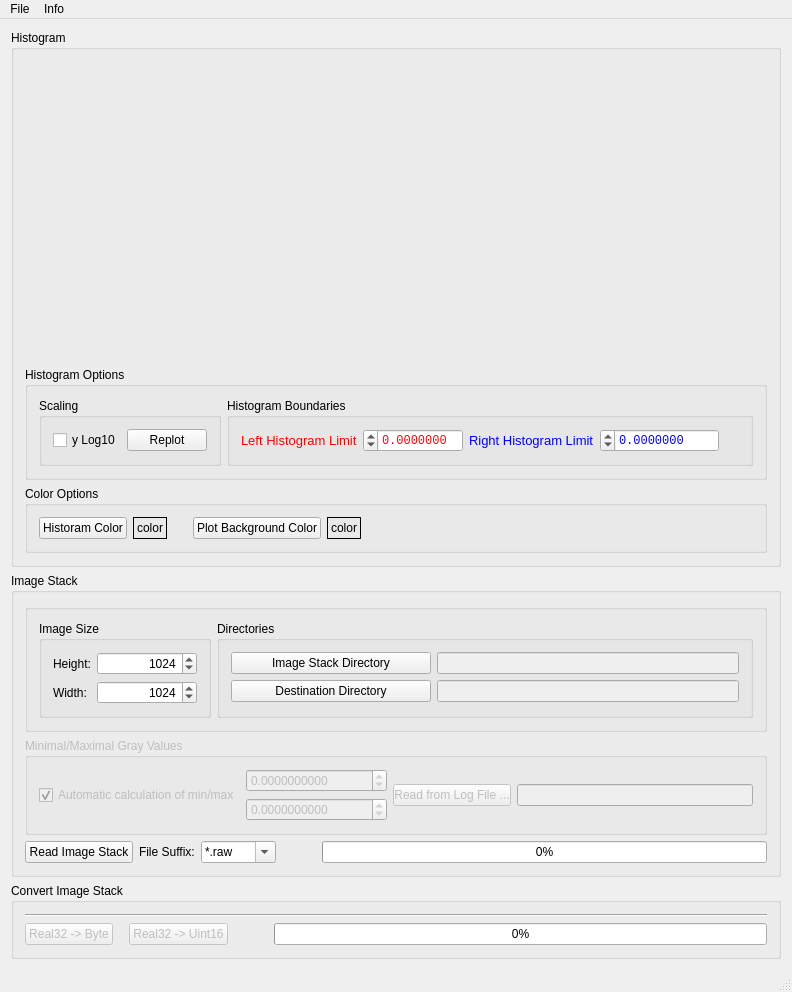
<?xml version="1.0" encoding="UTF-8"?>
<ui version="4.0">
 <class>HistogramRemapClass</class>
 <widget class="QMainWindow" name="HistogramRemapClass">
  <property name="geometry">
   <rect>
    <x>0</x>
    <y>0</y>
    <width>792</width>
    <height>908</height>
   </rect>
  </property>
  <property name="maximumSize">
   <size>
    <width>16777215</width>
    <height>16777215</height>
   </size>
  </property>
  <property name="windowTitle">
   <string>HistogramRemap</string>
  </property>
  <property name="windowIcon">
   <iconset>
    <normaloff>HistogramRemap.ico</normaloff>HistogramRemap.ico</iconset>
  </property>
  <widget class="QWidget" name="centralWidget">
   <property name="sizePolicy">
    <sizepolicy hsizetype="Preferred" vsizetype="Preferred">
     <horstretch>0</horstretch>
     <verstretch>0</verstretch>
    </sizepolicy>
   </property>
   <property name="maximumSize">
    <size>
     <width>16777215</width>
     <height>16777215</height>
    </size>
   </property>
   <layout class="QVBoxLayout" name="verticalLayout_3">
    <item>
     <widget class="QGroupBox" name="groupBox_plotHistogram">
      <property name="title">
       <string>Histogram</string>
      </property>
      <layout class="QVBoxLayout" name="verticalLayout">
       <item>
        <widget class="QwtPlot" name="qwtPlot_histogram">
         <property name="minimumSize">
          <size>
           <width>600</width>
           <height>300</height>
          </size>
         </property>
        </widget>
       </item>
       <item>
        <widget class="QGroupBox" name="groupBox_histogramOptions">
         <property name="title">
          <string>Histogram Options</string>
         </property>
         <layout class="QHBoxLayout" name="horizontalLayout_17">
          <item>
           <widget class="QGroupBox" name="groupBox_scaling">
            <property name="sizePolicy">
             <sizepolicy hsizetype="Fixed" vsizetype="Preferred">
              <horstretch>0</horstretch>
              <verstretch>0</verstretch>
             </sizepolicy>
            </property>
            <property name="title">
             <string>Scaling</string>
            </property>
            <layout class="QHBoxLayout" name="horizontalLayout_18">
             <item>
              <layout class="QHBoxLayout" name="horizontalLayout_16">
               <item>
                <widget class="QCheckBox" name="checkBox_yLog10">
                 <property name="text">
                  <string>y Log10</string>
                 </property>
                </widget>
               </item>
               <item>
                <widget class="QPushButton" name="pushButton_rePlot">
                 <property name="text">
                  <string>Replot</string>
                 </property>
                </widget>
               </item>
              </layout>
             </item>
            </layout>
           </widget>
          </item>
          <item>
           <widget class="QGroupBox" name="groupBox_histogramBoundaries">
            <property name="title">
             <string>Histogram Boundaries</string>
            </property>
            <layout class="QHBoxLayout" name="horizontalLayout_3">
             <item>
              <layout class="QHBoxLayout" name="horizontalLayout_2">
               <item>
                <spacer name="horizontalSpacer">
                 <property name="orientation">
                  <enum>Qt::Horizontal</enum>
                 </property>
                 <property name="sizeHint" stdset="0">
                  <size>
                   <width>40</width>
                   <height>20</height>
                  </size>
                 </property>
                </spacer>
               </item>
               <item>
                <widget class="QLabel" name="label_leftBound">
                 <property name="font">
                  <font>
                   <pointsize>10</pointsize>
                  </font>
                 </property>
                 <property name="styleSheet">
                  <string notr="true">color: rgb(255, 0, 0);</string>
                 </property>
                 <property name="text">
                  <string>Left Histogram Limit</string>
                 </property>
                </widget>
               </item>
               <item>
                <widget class="QDoubleSpinBox" name="doubleSpinBox_leftBound">
                 <property name="minimumSize">
                  <size>
                   <width>80</width>
                   <height>0</height>
                  </size>
                 </property>
                 <property name="palette">
                  <palette>
                   <active>
                    <colorrole role="Text">
                     <brush brushstyle="SolidPattern">
                      <color alpha="255">
                       <red>255</red>
                       <green>0</green>
                       <blue>0</blue>
                      </color>
                     </brush>
                    </colorrole>
                    <colorrole role="PlaceholderText">
                     <brush brushstyle="NoBrush">
                      <color alpha="128">
                       <red>255</red>
                       <green>0</green>
                       <blue>0</blue>
                      </color>
                     </brush>
                    </colorrole>
                   </active>
                   <inactive>
                    <colorrole role="Text">
                     <brush brushstyle="SolidPattern">
                      <color alpha="255">
                       <red>255</red>
                       <green>0</green>
                       <blue>0</blue>
                      </color>
                     </brush>
                    </colorrole>
                    <colorrole role="PlaceholderText">
                     <brush brushstyle="NoBrush">
                      <color alpha="128">
                       <red>255</red>
                       <green>0</green>
                       <blue>0</blue>
                      </color>
                     </brush>
                    </colorrole>
                   </inactive>
                   <disabled>
                    <colorrole role="Text">
                     <brush brushstyle="SolidPattern">
                      <color alpha="255">
                       <red>106</red>
                       <green>104</green>
                       <blue>100</blue>
                      </color>
                     </brush>
                    </colorrole>
                    <colorrole role="PlaceholderText">
                     <brush brushstyle="NoBrush">
                      <color alpha="128">
                       <red>255</red>
                       <green>0</green>
                       <blue>0</blue>
                      </color>
                     </brush>
                    </colorrole>
                   </disabled>
                  </palette>
                 </property>
                 <property name="font">
                  <font>
                   <family>Consolas</family>
                  </font>
                 </property>
                 <property name="layoutDirection">
                  <enum>Qt::RightToLeft</enum>
                 </property>
                 <property name="decimals">
                  <number>7</number>
                 </property>
                 <property name="minimum">
                  <double>-1000000000.000000000000000</double>
                 </property>
                 <property name="maximum">
                  <double>1000000000.000000000000000</double>
                 </property>
                 <property name="singleStep">
                  <double>1.000000000000000</double>
                 </property>
                </widget>
               </item>
               <item>
                <spacer name="horizontalSpacer_2">
                 <property name="orientation">
                  <enum>Qt::Horizontal</enum>
                 </property>
                 <property name="sizeHint" stdset="0">
                  <size>
                   <width>10</width>
                   <height>20</height>
                  </size>
                 </property>
                </spacer>
               </item>
               <item>
                <layout class="QHBoxLayout" name="horizontalLayout">
                 <item>
                  <widget class="QLabel" name="label_rightBound">
                   <property name="font">
                    <font>
                     <pointsize>10</pointsize>
                     <weight>50</weight>
                     <bold>false</bold>
                    </font>
                   </property>
                   <property name="styleSheet">
                    <string notr="true">color: rgb(0, 0, 255);</string>
                   </property>
                   <property name="text">
                    <string>Right Histogram Limit</string>
                   </property>
                  </widget>
                 </item>
                 <item>
                  <widget class="QDoubleSpinBox" name="doubleSpinBox_rightBound">
                   <property name="minimumSize">
                    <size>
                     <width>80</width>
                     <height>0</height>
                    </size>
                   </property>
                   <property name="palette">
                    <palette>
                     <active>
                      <colorrole role="Text">
                       <brush brushstyle="SolidPattern">
                        <color alpha="255">
                         <red>0</red>
                         <green>0</green>
                         <blue>255</blue>
                        </color>
                       </brush>
                      </colorrole>
                      <colorrole role="PlaceholderText">
                       <brush brushstyle="NoBrush">
                        <color alpha="128">
                         <red>0</red>
                         <green>0</green>
                         <blue>255</blue>
                        </color>
                       </brush>
                      </colorrole>
                     </active>
                     <inactive>
                      <colorrole role="Text">
                       <brush brushstyle="SolidPattern">
                        <color alpha="255">
                         <red>0</red>
                         <green>0</green>
                         <blue>255</blue>
                        </color>
                       </brush>
                      </colorrole>
                      <colorrole role="PlaceholderText">
                       <brush brushstyle="NoBrush">
                        <color alpha="128">
                         <red>0</red>
                         <green>0</green>
                         <blue>255</blue>
                        </color>
                       </brush>
                      </colorrole>
                     </inactive>
                     <disabled>
                      <colorrole role="Text">
                       <brush brushstyle="SolidPattern">
                        <color alpha="255">
                         <red>106</red>
                         <green>104</green>
                         <blue>100</blue>
                        </color>
                       </brush>
                      </colorrole>
                      <colorrole role="PlaceholderText">
                       <brush brushstyle="NoBrush">
                        <color alpha="128">
                         <red>0</red>
                         <green>0</green>
                         <blue>255</blue>
                        </color>
                       </brush>
                      </colorrole>
                     </disabled>
                    </palette>
                   </property>
                   <property name="font">
                    <font>
                     <family>Consolas</family>
                     <weight>50</weight>
                     <bold>false</bold>
                    </font>
                   </property>
                   <property name="layoutDirection">
                    <enum>Qt::RightToLeft</enum>
                   </property>
                   <property name="decimals">
                    <number>7</number>
                   </property>
                   <property name="minimum">
                    <double>-1000000000.000000000000000</double>
                   </property>
                   <property name="maximum">
                    <double>1000000000.000000000000000</double>
                   </property>
                   <property name="singleStep">
                    <double>1.000000000000000</double>
                   </property>
                  </widget>
                 </item>
                 <item>
                  <spacer name="horizontalSpacer_6">
                   <property name="orientation">
                    <enum>Qt::Horizontal</enum>
                   </property>
                   <property name="sizeHint" stdset="0">
                    <size>
                     <width>40</width>
                     <height>20</height>
                    </size>
                   </property>
                  </spacer>
                 </item>
                </layout>
               </item>
              </layout>
             </item>
            </layout>
           </widget>
          </item>
          <item>
           <spacer name="horizontalSpacer_10">
            <property name="orientation">
             <enum>Qt::Horizontal</enum>
            </property>
            <property name="sizeHint" stdset="0">
             <size>
              <width>40</width>
              <height>20</height>
             </size>
            </property>
           </spacer>
          </item>
         </layout>
        </widget>
       </item>
       <item>
        <widget class="QGroupBox" name="groupBox_colorOptions">
         <property name="title">
          <string>Color Options</string>
         </property>
         <layout class="QHBoxLayout" name="horizontalLayout_19">
          <item>
           <widget class="QPushButton" name="pushButton_selectColor">
            <property name="text">
             <string>Historam Color</string>
            </property>
           </widget>
          </item>
          <item>
           <widget class="QLabel" name="label_histogramColor">
            <property name="frameShape">
             <enum>QFrame::Panel</enum>
            </property>
            <property name="text">
             <string>color</string>
            </property>
           </widget>
          </item>
          <item>
           <spacer name="horizontalSpacer_7">
            <property name="orientation">
             <enum>Qt::Horizontal</enum>
            </property>
            <property name="sizeType">
             <enum>QSizePolicy::Preferred</enum>
            </property>
            <property name="sizeHint" stdset="0">
             <size>
              <width>20</width>
              <height>20</height>
             </size>
            </property>
           </spacer>
          </item>
          <item>
           <widget class="QPushButton" name="pushButton_PlotBackgroundColor">
            <property name="text">
             <string>Plot Background Color</string>
            </property>
           </widget>
          </item>
          <item>
           <widget class="QLabel" name="label_plotBackgroundColor">
            <property name="frameShape">
             <enum>QFrame::Panel</enum>
            </property>
            <property name="text">
             <string>color</string>
            </property>
           </widget>
          </item>
          <item>
           <spacer name="horizontalSpacer_8">
            <property name="orientation">
             <enum>Qt::Horizontal</enum>
            </property>
            <property name="sizeHint" stdset="0">
             <size>
              <width>40</width>
              <height>20</height>
             </size>
            </property>
           </spacer>
          </item>
         </layout>
        </widget>
       </item>
      </layout>
     </widget>
    </item>
    <item>
     <widget class="QGroupBox" name="groupBox_imageStack">
      <property name="title">
       <string>Image Stack</string>
      </property>
      <layout class="QVBoxLayout" name="verticalLayout_6">
       <item>
        <widget class="QGroupBox" name="groupBox_enclose">
         <property name="title">
          <string/>
         </property>
         <layout class="QHBoxLayout" name="horizontalLayout_13">
          <item>
           <widget class="QGroupBox" name="groupBox_imageSize">
            <property name="sizePolicy">
             <sizepolicy hsizetype="Fixed" vsizetype="Preferred">
              <horstretch>1</horstretch>
              <verstretch>0</verstretch>
             </sizepolicy>
            </property>
            <property name="title">
             <string>Image Size</string>
            </property>
            <layout class="QHBoxLayout" name="horizontalLayout_12">
             <item>
              <layout class="QHBoxLayout" name="horizontalLayout_9">
               <item>
                <layout class="QVBoxLayout" name="verticalLayout_4">
                 <item>
                  <layout class="QHBoxLayout" name="horizontalLayout_8">
                   <item>
                    <widget class="QLabel" name="label_imgHeight">
                     <property name="text">
                      <string>Height:</string>
                     </property>
                    </widget>
                   </item>
                   <item>
                    <widget class="QSpinBox" name="spinBox_imgHeight">
                     <property name="minimumSize">
                      <size>
                       <width>100</width>
                       <height>0</height>
                      </size>
                     </property>
                     <property name="layoutDirection">
                      <enum>Qt::LeftToRight</enum>
                     </property>
                     <property name="alignment">
                      <set>Qt::AlignRight|Qt::AlignTrailing|Qt::AlignVCenter</set>
                     </property>
                     <property name="minimum">
                      <number>1</number>
                     </property>
                     <property name="maximum">
                      <number>8196</number>
                     </property>
                     <property name="value">
                      <number>1024</number>
                     </property>
                    </widget>
                   </item>
                  </layout>
                 </item>
                 <item>
                  <layout class="QHBoxLayout" name="horizontalLayout_6">
                   <item>
                    <widget class="QLabel" name="label_imgWidth">
                     <property name="text">
                      <string>Width:</string>
                     </property>
                    </widget>
                   </item>
                   <item>
                    <widget class="QSpinBox" name="spinBox_imgWidth">
                     <property name="minimumSize">
                      <size>
                       <width>100</width>
                       <height>0</height>
                      </size>
                     </property>
                     <property name="alignment">
                      <set>Qt::AlignRight|Qt::AlignTrailing|Qt::AlignVCenter</set>
                     </property>
                     <property name="minimum">
                      <number>1</number>
                     </property>
                     <property name="maximum">
                      <number>8196</number>
                     </property>
                     <property name="value">
                      <number>1024</number>
                     </property>
                    </widget>
                   </item>
                  </layout>
                 </item>
                </layout>
               </item>
              </layout>
             </item>
            </layout>
           </widget>
          </item>
          <item>
           <widget class="QGroupBox" name="groupBox_directories">
            <property name="sizePolicy">
             <sizepolicy hsizetype="Preferred" vsizetype="Preferred">
              <horstretch>4</horstretch>
              <verstretch>0</verstretch>
             </sizepolicy>
            </property>
            <property name="title">
             <string>Directories</string>
            </property>
            <layout class="QHBoxLayout" name="horizontalLayout_14">
             <item>
              <layout class="QHBoxLayout" name="horizontalLayout_10">
               <item>
                <layout class="QVBoxLayout" name="verticalLayout_5">
                 <item>
                  <layout class="QHBoxLayout" name="horizontalLayout_5">
                   <item>
                    <widget class="QPushButton" name="pushButton_selectImageStack">
                     <property name="sizePolicy">
                      <sizepolicy hsizetype="MinimumExpanding" vsizetype="Fixed">
                       <horstretch>0</horstretch>
                       <verstretch>0</verstretch>
                      </sizepolicy>
                     </property>
                     <property name="maximumSize">
                      <size>
                       <width>200</width>
                       <height>16777215</height>
                      </size>
                     </property>
                     <property name="text">
                      <string>Image Stack Directory</string>
                     </property>
                    </widget>
                   </item>
                   <item>
                    <widget class="QLineEdit" name="lineEdit_sourceDir">
                     <property name="enabled">
                      <bool>false</bool>
                     </property>
                    </widget>
                   </item>
                  </layout>
                 </item>
                 <item>
                  <layout class="QHBoxLayout" name="horizontalLayout_11">
                   <item>
                    <widget class="QPushButton" name="pushButton_destinationDir">
                     <property name="sizePolicy">
                      <sizepolicy hsizetype="MinimumExpanding" vsizetype="Fixed">
                       <horstretch>0</horstretch>
                       <verstretch>0</verstretch>
                      </sizepolicy>
                     </property>
                     <property name="minimumSize">
                      <size>
                       <width>120</width>
                       <height>0</height>
                      </size>
                     </property>
                     <property name="maximumSize">
                      <size>
                       <width>200</width>
                       <height>16777215</height>
                      </size>
                     </property>
                     <property name="text">
                      <string>Destination Directory</string>
                     </property>
                    </widget>
                   </item>
                   <item>
                    <widget class="QLineEdit" name="lineEdit_destinationDir">
                     <property name="enabled">
                      <bool>false</bool>
                     </property>
                    </widget>
                   </item>
                  </layout>
                 </item>
                </layout>
               </item>
              </layout>
             </item>
            </layout>
           </widget>
          </item>
         </layout>
        </widget>
       </item>
       <item>
        <widget class="QGroupBox" name="groupBox">
         <property name="enabled">
          <bool>false</bool>
         </property>
         <property name="title">
          <string>Minimal/Maximal Gray Values</string>
         </property>
         <layout class="QVBoxLayout" name="verticalLayout_8">
          <item>
           <layout class="QHBoxLayout" name="horizontalLayout_15">
            <item>
             <widget class="QCheckBox" name="checkBox_calcMinMaxStack">
              <property name="toolTip">
               <string>&lt;html&gt;&lt;head/&gt;&lt;body&gt;&lt;p&gt;to detemine Min/Max Gray Value whole stack have to be read.&lt;/p&gt;&lt;/body&gt;&lt;/html&gt;</string>
              </property>
              <property name="text">
               <string>Automatic calculation of min/max</string>
              </property>
              <property name="checked">
               <bool>true</bool>
              </property>
             </widget>
            </item>
            <item>
             <layout class="QVBoxLayout" name="verticalLayout_7">
              <item>
               <widget class="QDoubleSpinBox" name="doubleSpinBox_minGray">
                <property name="enabled">
                 <bool>false</bool>
                </property>
                <property name="sizePolicy">
                 <sizepolicy hsizetype="Preferred" vsizetype="Fixed">
                  <horstretch>0</horstretch>
                  <verstretch>0</verstretch>
                 </sizepolicy>
                </property>
                <property name="toolTip">
                 <string>minimum gray value</string>
                </property>
                <property name="decimals">
                 <number>10</number>
                </property>
                <property name="minimum">
                 <double>-1000000000.000000000000000</double>
                </property>
                <property name="maximum">
                 <double>1000000000.000000000000000</double>
                </property>
               </widget>
              </item>
              <item>
               <widget class="QDoubleSpinBox" name="doubleSpinBox_maxGray">
                <property name="enabled">
                 <bool>false</bool>
                </property>
                <property name="sizePolicy">
                 <sizepolicy hsizetype="Preferred" vsizetype="Fixed">
                  <horstretch>0</horstretch>
                  <verstretch>0</verstretch>
                 </sizepolicy>
                </property>
                <property name="toolTip">
                 <string>maximum gray value</string>
                </property>
                <property name="decimals">
                 <number>10</number>
                </property>
                <property name="minimum">
                 <double>-1000000000.000000000000000</double>
                </property>
                <property name="maximum">
                 <double>1000000000.000000000000000</double>
                </property>
               </widget>
              </item>
             </layout>
            </item>
            <item>
             <layout class="QHBoxLayout" name="horizontalLayout_7">
              <item>
               <widget class="QPushButton" name="pushButton_readFromLogFile">
                <property name="enabled">
                 <bool>false</bool>
                </property>
                <property name="sizePolicy">
                 <sizepolicy hsizetype="Preferred" vsizetype="Fixed">
                  <horstretch>1</horstretch>
                  <verstretch>0</verstretch>
                 </sizepolicy>
                </property>
                <property name="minimumSize">
                 <size>
                  <width>115</width>
                  <height>0</height>
                 </size>
                </property>
                <property name="text">
                 <string>Read from Log File ...</string>
                </property>
               </widget>
              </item>
              <item>
               <widget class="QLineEdit" name="lineEdit_logFile">
                <property name="enabled">
                 <bool>false</bool>
                </property>
                <property name="sizePolicy">
                 <sizepolicy hsizetype="Expanding" vsizetype="Fixed">
                  <horstretch>2</horstretch>
                  <verstretch>0</verstretch>
                 </sizepolicy>
                </property>
               </widget>
              </item>
             </layout>
            </item>
           </layout>
          </item>
         </layout>
        </widget>
       </item>
       <item>
        <layout class="QHBoxLayout" name="horizontalLayout_readImageStack">
         <item>
          <widget class="QPushButton" name="pushButton_readImageStack">
           <property name="enabled">
            <bool>true</bool>
           </property>
           <property name="text">
            <string>Read Image Stack</string>
           </property>
          </widget>
         </item>
         <item>
          <widget class="QLabel" name="label_fileSuffix">
           <property name="text">
            <string>File Suffix:</string>
           </property>
          </widget>
         </item>
         <item>
          <widget class="QComboBox" name="comboBox_fileSuffix">
           <property name="editable">
            <bool>true</bool>
           </property>
           <item>
            <property name="text">
             <string>*.raw</string>
            </property>
           </item>
           <item>
            <property name="text">
             <string>*.sin</string>
            </property>
           </item>
           <item>
            <property name="text">
             <string>*.sinF32</string>
            </property>
           </item>
           <item>
            <property name="text">
             <string>*.*</string>
            </property>
           </item>
          </widget>
         </item>
         <item>
          <spacer name="horizontalSpacer_9">
           <property name="orientation">
            <enum>Qt::Horizontal</enum>
           </property>
           <property name="sizeType">
            <enum>QSizePolicy::Preferred</enum>
           </property>
           <property name="sizeHint" stdset="0">
            <size>
             <width>40</width>
             <height>20</height>
            </size>
           </property>
          </spacer>
         </item>
         <item>
          <widget class="QProgressBar" name="progressBar_readImageStack">
           <property name="maximum">
            <number>1000</number>
           </property>
           <property name="value">
            <number>0</number>
           </property>
           <property name="format">
            <string>%p%</string>
           </property>
          </widget>
         </item>
        </layout>
       </item>
      </layout>
     </widget>
    </item>
    <item>
     <widget class="QGroupBox" name="groupBox_convertImageStack">
      <property name="title">
       <string>Convert Image Stack</string>
      </property>
      <layout class="QVBoxLayout" name="verticalLayout_2">
       <item>
        <widget class="Line" name="line_seperator">
         <property name="orientation">
          <enum>Qt::Horizontal</enum>
         </property>
        </widget>
       </item>
       <item>
        <layout class="QHBoxLayout" name="horizontalLayout_4">
         <item>
          <widget class="QPushButton" name="pushButton_Real32Byte">
           <property name="enabled">
            <bool>false</bool>
           </property>
           <property name="text">
            <string>Real32 -&gt; Byte</string>
           </property>
          </widget>
         </item>
         <item>
          <spacer name="horizontalSpacer_3">
           <property name="orientation">
            <enum>Qt::Horizontal</enum>
           </property>
           <property name="sizeType">
            <enum>QSizePolicy::Minimum</enum>
           </property>
           <property name="sizeHint" stdset="0">
            <size>
             <width>10</width>
             <height>20</height>
            </size>
           </property>
          </spacer>
         </item>
         <item>
          <widget class="QPushButton" name="pushButton_Real32Uint16">
           <property name="enabled">
            <bool>false</bool>
           </property>
           <property name="text">
            <string>Real32 -&gt; Uint16</string>
           </property>
          </widget>
         </item>
         <item>
          <spacer name="horizontalSpacer_5">
           <property name="orientation">
            <enum>Qt::Horizontal</enum>
           </property>
           <property name="sizeType">
            <enum>QSizePolicy::Preferred</enum>
           </property>
           <property name="sizeHint" stdset="0">
            <size>
             <width>40</width>
             <height>20</height>
            </size>
           </property>
          </spacer>
         </item>
         <item>
          <widget class="QProgressBar" name="progressBar_convertImageStack">
           <property name="value">
            <number>0</number>
           </property>
          </widget>
         </item>
        </layout>
       </item>
      </layout>
     </widget>
    </item>
   </layout>
  </widget>
  <widget class="QMenuBar" name="menuBar">
   <property name="geometry">
    <rect>
     <x>0</x>
     <y>0</y>
     <width>792</width>
     <height>21</height>
    </rect>
   </property>
   <widget class="QMenu" name="menuFile">
    <property name="title">
     <string>File</string>
    </property>
    <addaction name="actionClose"/>
   </widget>
   <widget class="QMenu" name="menuInfo">
    <property name="title">
     <string>Info</string>
    </property>
    <addaction name="actionDec_2018_Version_0_9"/>
   </widget>
   <addaction name="menuFile"/>
   <addaction name="menuInfo"/>
  </widget>
  <widget class="QStatusBar" name="statusBar"/>
  <action name="actionClose">
   <property name="text">
    <string>Close</string>
   </property>
  </action>
  <action name="actionDec_2018_Version_0_9">
   <property name="text">
    <string>December 2018 Version 0.9 Win10</string>
   </property>
  </action>
 </widget>
 <layoutdefault spacing="6" margin="11"/>
 <customwidgets>
  <customwidget>
   <class>QwtPlot</class>
   <extends>QFrame</extends>
   <header>qwt_plot.h</header>
   <container>1</container>
  </customwidget>
 </customwidgets>
 <resources>
  <include location="convertbyhistogrammapping.qrc"/>
 </resources>
 <connections>
  <connection>
   <sender>actionClose</sender>
   <signal>triggered()</signal>
   <receiver>HistogramRemapClass</receiver>
   <slot>close()</slot>
   <hints>
    <hint type="sourcelabel">
     <x>-1</x>
     <y>-1</y>
    </hint>
    <hint type="destinationlabel">
     <x>329</x>
     <y>252</y>
    </hint>
   </hints>
  </connection>
  <connection>
   <sender>doubleSpinBox_minGray</sender>
   <signal>valueChanged(double)</signal>
   <receiver>doubleSpinBox_leftBound</receiver>
   <slot>setValue(double)</slot>
   <hints>
    <hint type="sourcelabel">
     <x>257</x>
     <y>713</y>
    </hint>
    <hint type="destinationlabel">
     <x>382</x>
     <y>422</y>
    </hint>
   </hints>
  </connection>
  <connection>
   <sender>doubleSpinBox_maxGray</sender>
   <signal>valueChanged(double)</signal>
   <receiver>doubleSpinBox_rightBound</receiver>
   <slot>setValue(double)</slot>
   <hints>
    <hint type="sourcelabel">
     <x>314</x>
     <y>741</y>
    </hint>
    <hint type="destinationlabel">
     <x>605</x>
     <y>416</y>
    </hint>
   </hints>
  </connection>
 </connections>
</ui>
